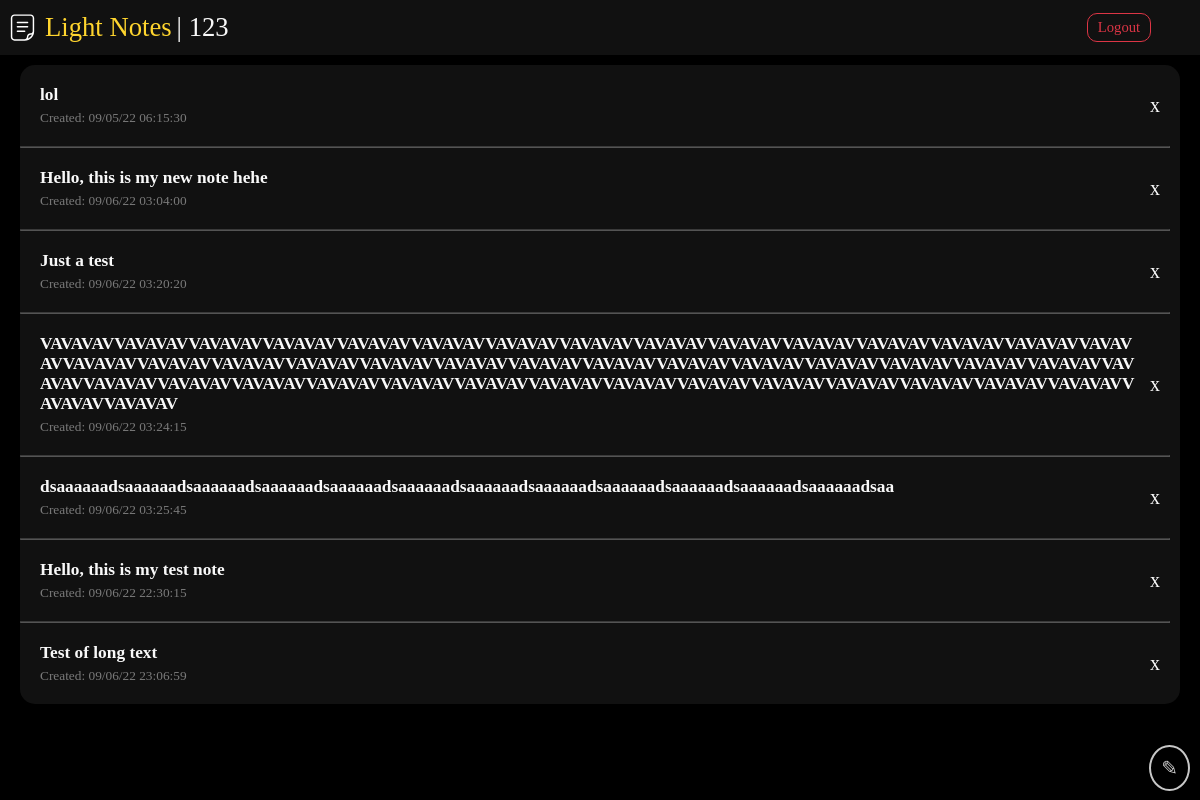
Page / (signed in) on the earlier database version.
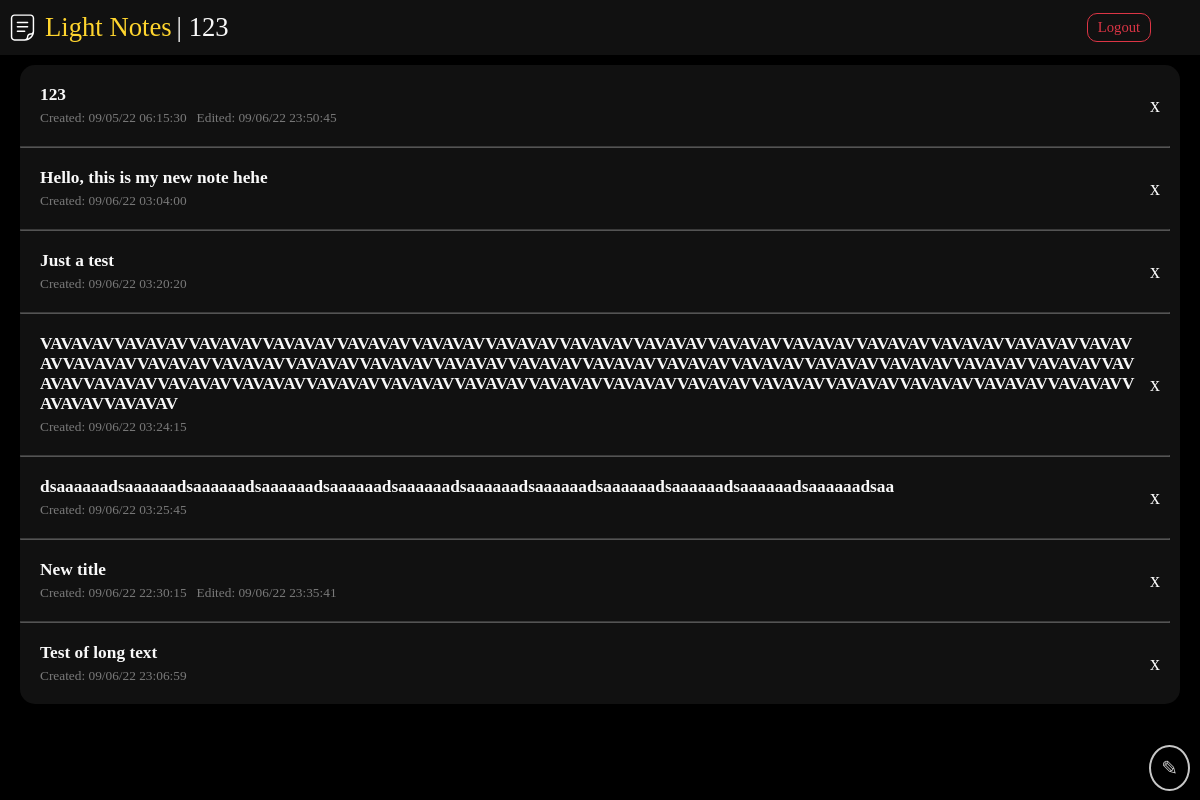
Same page on the later database version.
### objects.py (models this page shows)
class User(UserMixin, db.Model):
    __tablename__ = "user"
    id = Column(db.Integer, primary_key=True, autoincrement=True)
    notes = relationship("Note")
    login = Column(db.String)
    password = Column(db.String)

class Note(db.Model):
    __tablename__ = "note"
    id = Column(db.Integer, primary_key=True, autoincrement=True)
    author = Column(db.Integer, ForeignKey("user.id"))
    title = Column(db.String(100), nullable=True)
    text = Column(db.Text, nullable=False)
    created = Column(db.DateTime, nullable=False, default=datetime.datetime.now)
    edited = Column(db.DateTime, nullable=True)

### app.py (the view)
@app.route("/")
@login_required
def index():
    user_notes = Note.query.filter(Note.author==current_user.id).all()
    return render_template("index.html", notes=user_notes)

### objects.py (called while the page is built)
@login_manager.user_loader
def load_user(user_id):
    return User.query.filter(User.id==user_id).first()

### templates/index.html (shortened to what this page needs)
{% extends 'base.html' %}
{% block body %}
<nav>
    <div class="nav-left">
        <img id="nav-icon" src="{{ url_for('static', filename='favicon.svg') }}">
        <a id="nav-title" class="nav-text" href="/">Light Notes</a>
        <span class="nav-text">| {{ current_user.login }}</span>
    </div>
    <div class="nav-right">
        <a id="nav-logout" href="/logout">Logout</a>
    </div>
</nav>
<div id="notes">
    {% for note in notes %}
    <div id="note-{{note.id}}" class="note-prev">
        <div class="note-info">
            <span class="note-prev-title" onclick="location.href = '/note/' + this.parentElement.parentElement.id.slice(5)">{{ note.title }}</span>
            <div class="date-row">
                <span class="note-prev-created">Created: {{ note.created.strftime("%x %X") }}</span>
                {% if note.edited %}
                <span class="note-prev-created">Edited: {{ note.edited.strftime("%x %X") }}</span>
                {% endif %}
            </div>
        </div>
        <span class="note-prev-delete">x</span>
    </div>
    {% if loop.index <= notes|length-1 %}
    <hr>
    {% endif %}
    {% endfor %}
</div>
<div id="floating-actions">
    <a id="floating-create" href="/create">✎</a>
</div>
{% endblock %}

### templates/base.html (shortened to what this page needs)
<!doctype html>
<html lang="en">
<head>
    <link rel="stylesheet" href="{{ url_for('static', filename='styles.css') }}">
</head>
<body>
    {% block body %}
    {% endblock %}
</body>
</html>

### static/styles.css (style rules this page uses)
body { background-color: var(--primary); color: var(--font); margin: 0; font-family: "Montserrat"; height: 100%; width: 100%; font-size: var(--font-size); }
a { font-size: var(--font-size); color: var(--font); }
hr { width: 99%; }
nav { background-color: var(--primary-light); display: flex; flex-direction: row; align-items: center; padding: 10px 5px; }
:root { --primary: #000000; --primary-light: #111111; --font: #F9F9F9; --red: #DC3545; --font-size: 15pt; --accent: #FFD52E; }
#nav-icon { width: 35px; filter: invert(100%); }
#nav-title { text-decoration: none; color: var(--accent); }
.nav-text { font-size: 20pt; color: var(--font); }
#nav-logout { color: var(--red); padding: 5px 10px; border: 1px solid var(--red); border-radius: 10px; text-decoration: none; font-size: calc(var(--font-size) - 4pt); }
.nav-right { flex: 1; display: flex; flex-direction: row; align-items: center; }
.nav-left { flex: 10; display: flex; flex-direction: row; align-items: center; gap: 5px; }
#notes { display: flex; flex-direction: column; background-color: var(--primary-light); border-radius: 15px; margin: 10px 20px; padding: 20px 0; }
#notes hr { opacity: 0.3; margin: 20px 0; }
.note-info { display: flex; flex-direction: column; gap: 5px; flex-grow: 1; }
.note-prev { padding: 0 20px; display: flex; flex-direction: row; align-items: center; }
.date-row { display: flex; flex-direction: row; gap: 10px; }
.note-prev-title { word-break: break-all; cursor: pointer; font-weight: bold; font-size: calc(var(--font-size) - 2pt); transition: .2s; }
.note-prev-created { font-size: calc(var(--font-size) - 5pt); opacity: 0.45; }
.note-prev-delete { cursor: pointer; padding-left: 10px; }
#floating-actions { position: fixed; bottom: 20px; right: 10px; color: var(--font); }
#floating-create { background-color: var(--primary); color: var(--font); border: 2px solid var(--font); padding: 10px; border-radius: 50%; font-size: 15pt; opacity: 80%; text-decoration: none; }

Differences in the rows shown:
changed Note (number 1 of 7 on the later page): title "lol" → "123"; edited (not shown) → "09/06/22 23:50:45"
changed Note: title "Hello, this is my test note" → "New title"; edited (not shown) → "09/06/22 23:35:41"
